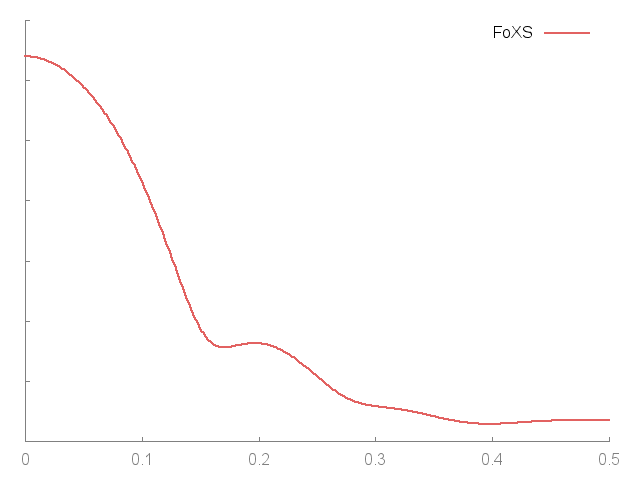

Write gnuplot code to recreate this figure.
set terminal png enhanced;set output "Vp133.B99990096_MSE.png";
set ylabel '';set format y '';set xtics nomirror;set ytics nomirror; set border 3
set style line 11 lc rgb '#808080' lt 1;set border 3 back ls 11;
plot 'Vp133.B99990096_MSE.pdb.dat' u 1:2 thru log(y) t 'FoXS' w lines lw 2.5 lc rgb '#e26261'
reset
